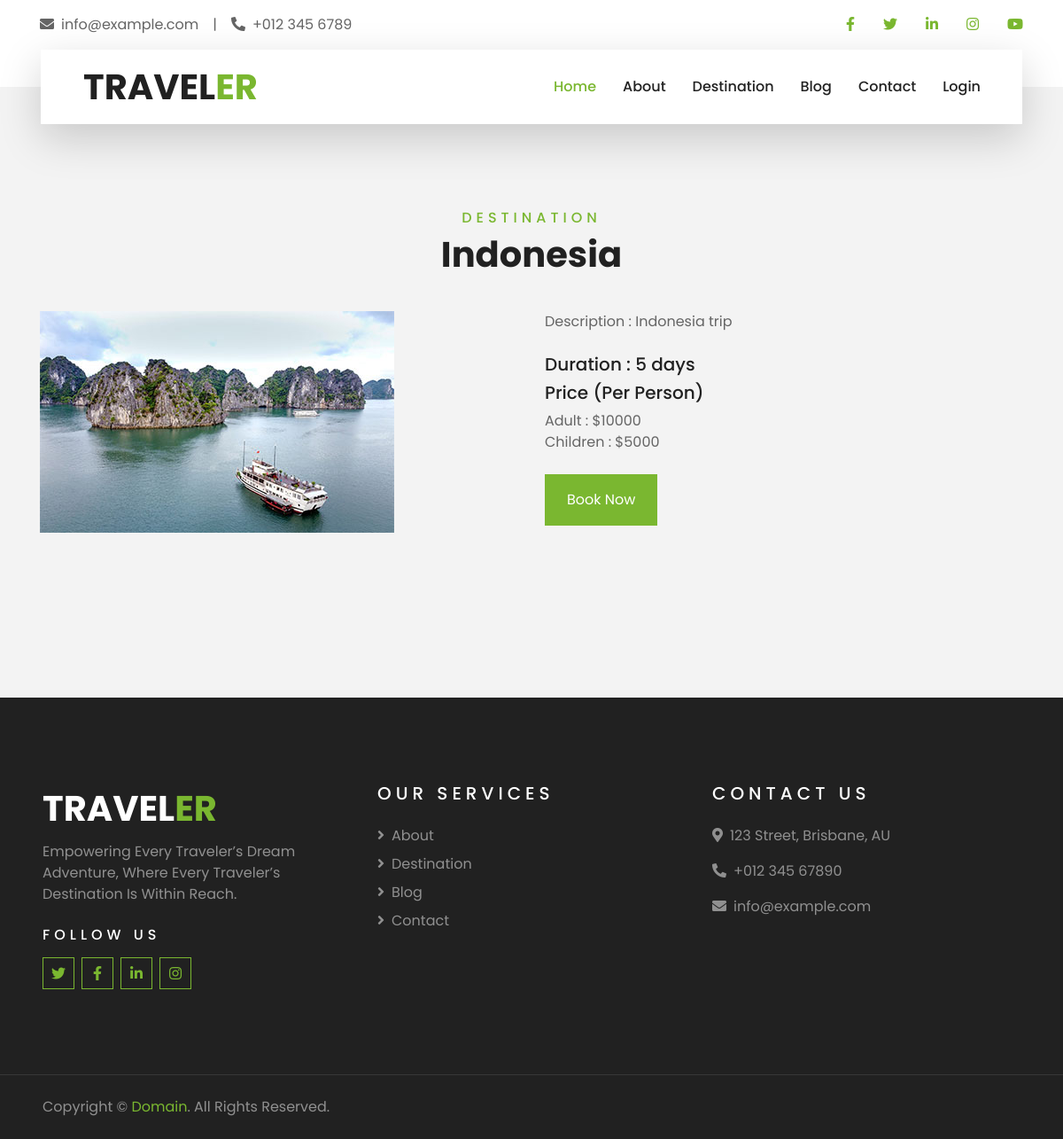
The page /tripdetail.php?id=3 on the database its author committed.
### tables this page shows
CREATE TABLE `trip` (
  `ID` int(11) NOT NULL,
  `destination` varchar(200) NOT NULL,
  `image` text NOT NULL,
  `price_adult` double NOT NULL,
  `price_child` double NOT NULL,
  `duration` varchar(25) NOT NULL,
  `description` text NOT NULL
);

### tripdetail.php (the view)
<?php include "header.php" ?>
<?php
    $sql = "select * from trip where ID=".$_REQUEST['id'];
    $result=mysqli_query($conn, $sql);
?>
    <div class="container-fluid py-5">
        <div class="container pt-5 pb-3">
            <?php
                if (mysqli_num_rows($result) > 0) {
                $row = mysqli_fetch_assoc($result);
                ?>
            <div class="text-center mb-3 pb-3">
                <h6 class="text-primary text-uppercase" style="letter-spacing: 5px;">Destination</h6>
                <h1><?php echo $row["destination"]; ?></h1>
            </div>
            <div class="row">
                <div class="col-lg-6 col-md-6 mb-4">
                    <div class="destination-item position-relative overflow-hidden mb-2">
                        <img class="img-fluid" src="<?php echo $row["image"]; ?>" alt="">
                    </div>
                </div>
                <div class="col-lg-6 col-md-6 mb-4">
                    <div class="destination-item position-relative overflow-hidden mb-2">
                        <span>Description : <?php echo $row["description"]; ?></span><br><br>
                        <h5>Duration : <?php echo $row["duration"]; ?></h5>
                        <h5>Price (Per Person)</h5>
                        <span>Adult : $<?php echo $row["price_adult"]; ?></span><br>
                        <span>Children : $<?php echo $row["price_child"]; ?></span><br><br>
                        <h6><a href="tripbook.php?id=<?php echo $_REQUEST['id'] ?>" class="btn btn-primary py-3 px-4">Book Now</a></h6>
                    </div>
                </div>
            </div>
            <?php
            } else {
            ?>
            <h5 class="text-white">No Places found</h5>
            <?php
                }
            ?>
        </div>
    </div>
<?php include "footer.php" ?>

### rows shown on the page
trip: destination "Indonesia", image (picture), description "Indonesia trip", duration "5 days", price_adult "10000", price_child "5000"
